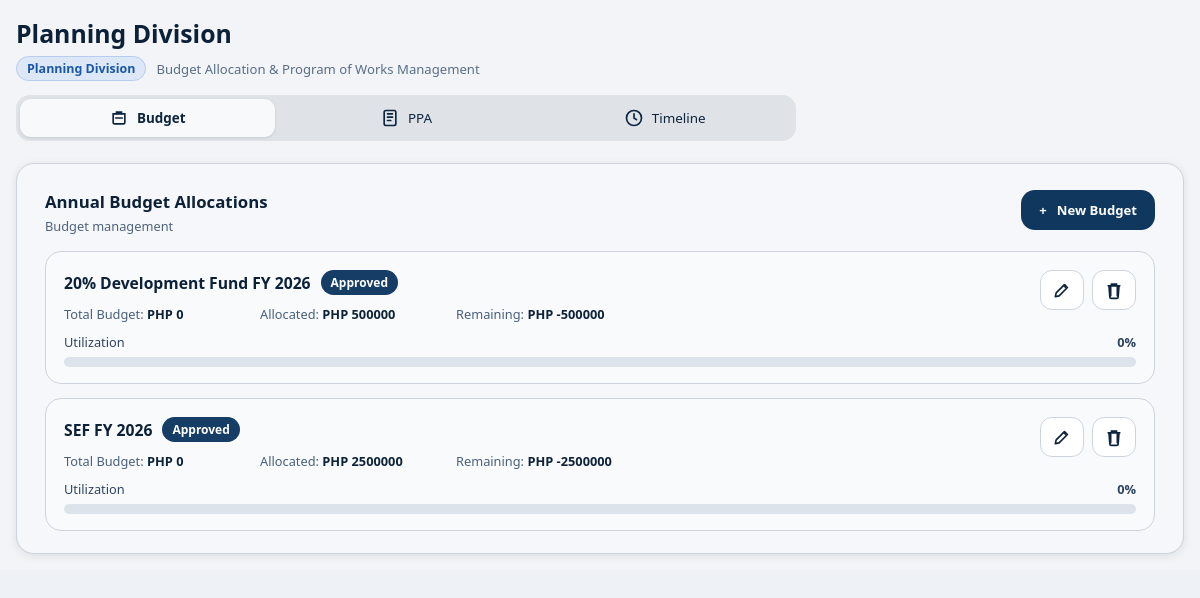
The app's page /planning-division/dashboard/ (signed in) with its own data.
### main/models.py (models this page shows, shortened)
class PlanningBudget(models.Model):
    FUND_20_DEV = "20-development-fund"
    FUND_SEF = "sef-fund"
    FUND_CHOICES = [
        (FUND_20_DEV, "20% Development Fund"),
        (FUND_SEF, "SEF"),
    ]
    STATUS_APPROVED = "approved"
    STATUS_FOR_REVIEW = "for_review"
    STATUS_CHOICES = [
        (STATUS_APPROVED, "Approved"),
        (STATUS_FOR_REVIEW, "For Review"),
    ]
    name = models.CharField(max_length=255)
    fund = models.CharField(max_length=40, choices=FUND_CHOICES, default=FUND_20_DEV)
    total_budget = models.DecimalField(max_digits=14, decimal_places=2, default=0)
    allocated_amount = models.DecimalField(max_digits=14, decimal_places=2, default=0)
    status = models.CharField(max_length=20, choices=STATUS_CHOICES, default=STATUS_APPROVED)
    fiscal_year = models.CharField(max_length=20, default="FY 2026")
    created_at = models.DateTimeField(auto_now_add=True)
    class Meta:
        ordering = ["id"]
    @property
    def allocated_value(self):
        return getattr(self, "computed_allocated", self.allocated_amount or 0)
    @property
    def remaining_amount(self):
        return (self.total_budget or 0) - self.allocated_value
    @property
    def utilization_percent(self):
        if not self.total_budget:
            return 0
        try:
            return max(0, min(100, (self.allocated_value / self.total_budget) * 100))
        except Exception:
            return 0

### main/views.py (the view, shortened to what this page needs)
# urls.py: path("planning-division/dashboard/", views.planning_div_dashboard, name="planning_div_dashboard"),
@login_required
@xframe_options_sameorigin
def planning_div_dashboard(request):
    active_tab = request.GET.get("tab", "budget")
    if active_tab not in {"budget", "ppa", "timeline"}:
        active_tab = "budget"
    selected_fund = request.GET.get("fund", "").strip()
    if not _table_exists(PlanningBudget) or not _table_exists(PlanningProject):
        context = _planning_fallback_context(active_tab=active_tab, selected_fund=selected_fund)
        return render(request, "Planning Division/planning_Div.html", context)
    budgets = list(PlanningBudget.objects.all())
    projects = PlanningProject.objects.all()
    show_budget_modal = False
    editing_budget = None
    show_project_modal = False
    project_form = PlanningProjectForm(initial={"fund": selected_fund or PlanningBudget.FUND_20_DEV})
    edit_budget_id = request.GET.get("edit_budget")
    if edit_budget_id:
        editing_budget = PlanningBudget.objects.filter(id=edit_budget_id).first()
        if editing_budget:
            show_budget_modal = True
    ppa_search = request.GET.get("q", "").strip()
    ppa_status = request.GET.get("status", "").strip()
    ppa_fund = request.GET.get("fund_filter", selected_fund).strip()
    if request.method == "POST":
        action = request.POST.get("action", "").strip()
        if action == "delete_budget":
            delete_id = request.POST.get("delete_id")
            if delete_id:
                PlanningBudget.objects.filter(id=delete_id).delete()
            return redirect(f"{request.path}?tab=budget")
        if action == "create_budget":
            budget_form = PlanningBudgetForm(request.POST)
            show_budget_modal = True
            editing_budget = None
            if budget_form.is_valid():
                budget_form.save()
                return redirect(f"{request.path}?tab=budget")
        elif action == "update_budget":
            budget_id = request.POST.get("budget_id")
            editing_budget = PlanningBudget.objects.filter(id=budget_id).first()
            budget_form = PlanningBudgetForm(request.POST, instance=editing_budget)
            show_budget_modal = True
            if budget_form.is_valid():
                budget_form.save()
                return redirect(f"{request.path}?tab=budget")
        elif action == "create_project":
            project_form = PlanningProjectForm(request.POST)
            show_project_modal = True
            if project_form.is_valid():
                project = project_form.save()
                return redirect(
                    f"{request.path}?tab=ppa&fund={project.fund}"
                )
            budget_form = PlanningBudgetForm(instance=editing_budget) if editing_budget else PlanningBudgetForm()
        elif action == "delete_project":
            project_id = request.POST.get("project_id")
            if project_id:
                PlanningProject.objects.filter(id=project_id).delete()
            return redirect(f"{request.path}?tab=ppa&fund={selected_fund or ''}")
        else:
            budget_form = PlanningBudgetForm(instance=editing_budget) if editing_budget else PlanningBudgetForm()
    else:
        budget_form = PlanningBudgetForm(instance=editing_budget) if editing_budget else PlanningBudgetForm()
    project_totals = {key: Decimal("0") for key, _ in PlanningBudget.FUND_CHOICES}
    for project in projects:
        project_totals[project.fund] = project_totals.get(project.fund, Decimal("0")) + (project.budget_amount or 0)
    for budget in budgets:
        budget.computed_allocated = project_totals.get(budget.fund, Decimal("0"))
    total_allocated = sum((b.allocated_value for b in budgets), Decimal("0"))
    total_remaining = sum((b.remaining_amount for b in budgets), Decimal("0"))
    ppa_projects = projects
    if ppa_search:
        ppa_projects = ppa_projects.filter(project_title__icontains=ppa_search)
    if ppa_status:
        ppa_projects = ppa_projects.filter(status=ppa_status)
    if ppa_fund:
        ppa_projects = ppa_projects.filter(fund=ppa_fund)
    ppa_total = projects.count()
    ppa_approved = projects.filter(status=PlanningProject.STATUS_APPROVED).count()
    ppa_for_review = projects.filter(status=PlanningProject.STATUS_FOR_REVIEW).count()
    ppa_total_cost = sum((p.budget_amount for p in projects), Decimal("0"))
    context = {
        "active_tab": active_tab,
        "selected_fund": selected_fund,
        "budgets": budgets,
        "budget_form": budget_form,
        "show_budget_modal": show_budget_modal,
        "editing_budget": editing_budget,
        "project_form": project_form,
        "show_project_modal": show_project_modal,
        "ppa_projects": ppa_projects,
        "ppa_search": ppa_search,
        "ppa_status": ppa_status,
        "ppa_fund": ppa_fund,
        "ppa_total": ppa_total,
        "ppa_approved": ppa_approved,
        "ppa_for_review": ppa_for_review,
        "ppa_total_cost": ppa_total_cost,
        "project_status_choices": PlanningProject.STATUS_CHOICES,
        "fund_choices": PlanningBudget.FUND_CHOICES,
        "total_budgets": len(budgets),
        "total_allocated": total_allocated,
        "total_remaining": total_remaining,
    }
    return render(request, "Planning Division/planning_Div.html", context)

### main/views.py (called while the page is built)
def _table_exists(model):
    table_name = model._meta.db_table
    try:
        return table_name in connection.introspection.table_names()
    except Exception:
        return False

### main/templates/Planning Division/planning_Div.html (shortened to what this page needs)
{% load static %}
<!DOCTYPE html>
<html lang="en">
<head>
    <link rel="stylesheet" href="{% static 'CSS/styles.css' %}">
</head>
<body{% if request.GET.embedded %} class="embedded-maintenance-view"{% endif %}>
    <div class="layout">
        <div class="content">
            <main class="main">
                <div class="title-wrap">
                    <h2>Planning Division</h2>
                    <div class="title-sub">
                        <span class="division-chip">Planning Division</span>
                        <span>Budget Allocation &amp; Program of Works Management</span>
                    </div>
                </div>
                <section class="section-tabs">
                    <a class="section-tab {% if active_tab == 'budget' %}active{% endif %}" href="{% url 'planning_div_dashboard' %}?tab=budget">
                        <svg viewBox="0 0 24 24" fill="none"><path d="M5 7h14v10a2 2 0 0 1-2 2H7a2 2 0 0 1-2-2V7Z" stroke="currentColor" stroke-width="2"/><path d="M9 7V5h6v2M8 12h8" stroke="currentColor" stroke-width="2" stroke-linecap="round"/></svg>
                        Budget
                    </a>
                    <a class="section-tab {% if active_tab == 'ppa' %}active{% endif %}" href="{% url 'planning_div_dashboard' %}?tab=ppa{% if selected_fund %}&fund={{ selected_fund }}{% endif %}">
                        <svg viewBox="0 0 24 24" fill="none"><rect x="5" y="3" width="14" height="18" rx="2" stroke="currentColor" stroke-width="2"/><path d="M9 7h6M9 11h6M9 15h4" stroke="currentColor" stroke-width="2" stroke-linecap="round"/></svg>
                        PPA
                    </a>
                    <a class="section-tab {% if active_tab == 'timeline' %}active{% endif %}" href="{% url 'planning_div_dashboard' %}?tab=timeline">
                        <svg viewBox="0 0 24 24" fill="none"><circle cx="12" cy="12" r="9" stroke="currentColor" stroke-width="2"/><path d="M12 7v5l3 2" stroke="currentColor" stroke-width="2" stroke-linecap="round"/></svg>
                        Timeline
                    </a>
                </section>
                {% if active_tab == "budget" %}
                <section class="budget-panel">
                    <div class="panel-head">
                        <div>
                            <h3>Annual Budget Allocations</h3>
                            <p>Budget management</p>
                        </div>
                        <button class="new-budget" type="button" id="openBudgetModal">
                            <span>+</span>
                            <span>New Budget</span>
                        </button>
                    </div>
                    {% for budget in budgets %}
                    <article class="budget-item">
                        <div class="item-top">
                            <div>
                                <div class="title-line">
                                    <h4><a href="{% url 'planning_div_dashboard' %}?tab=ppa&fund={{ budget.fund }}">{{ budget.name }}</a></h4>
                                    <span class="status">{{ budget.get_status_display }}</span>
                                </div>
                                <div class="meta">
                                    <div>Total Budget: <strong>PHP {{ budget.total_budget|floatformat:0 }}</strong></div>
                                    <div>Allocated: <strong>PHP {{ budget.allocated_value|floatformat:0 }}</strong></div>
                                    <div>Remaining: <strong class="ok">PHP {{ budget.remaining_amount|floatformat:0 }}</strong></div>
                                </div>
                            </div>
                            <div class="icon-actions">
                                <a class="icon-btn" href="{% url 'planning_div_dashboard' %}?tab=budget&edit_budget={{ budget.id }}" aria-label="Edit">
                                    <svg viewBox="0 0 24 24" fill="none"><path d="m4 20 4.5-1 10-10-3.5-3.5-10 10L4 20Z" stroke="currentColor" stroke-width="2" stroke-linejoin="round"/><path d="m13.5 6 3.5 3.5" stroke="currentColor" stroke-width="2"/></svg>
                                </a>
                                <form method="post">
                                    <button class="icon-btn" type="submit" aria-label="Delete">
                                        <svg viewBox="0 0 24 24" fill="none"><path d="M5 7h14M9 7V5h6v2M8 7v12m8-12v12M6 7l1 13a2 2 0 0 0 2 2h6a2 2 0 0 0 2-2l1-13" stroke="currentColor" stroke-width="2" stroke-linecap="round"/></svg>
                                    </button>
                                </form>
                            </div>
                        </div>
                        <div class="util-row">
                            <span>Utilization</span>
                            <strong>{{ budget.utilization_percent|floatformat:0 }}%</strong>
                        </div>
                        <div class="progress"><span style="width:{{ budget.utilization_percent|floatformat:0 }}%"></span></div>
                    </article>
                    {% empty %}
                    <article class="budget-item">
                        <div class="meta">No budget records yet.</div>
                    </article>
                    {% endfor %}
                </section>
                {% endif %}
            </main>
        </div>
    </div>
</body>
</html>

### records on screen
PlanningBudget: name "20% Development Fund FY 2026", status "Approved", total_budget "0", allocated_value "500000", remaining_amount "-500000", utilization_percent "0"
PlanningBudget: name "SEF FY 2026", status "Approved", total_budget "0", allocated_value "2500000", remaining_amount "-2500000", utilization_percent "0"
